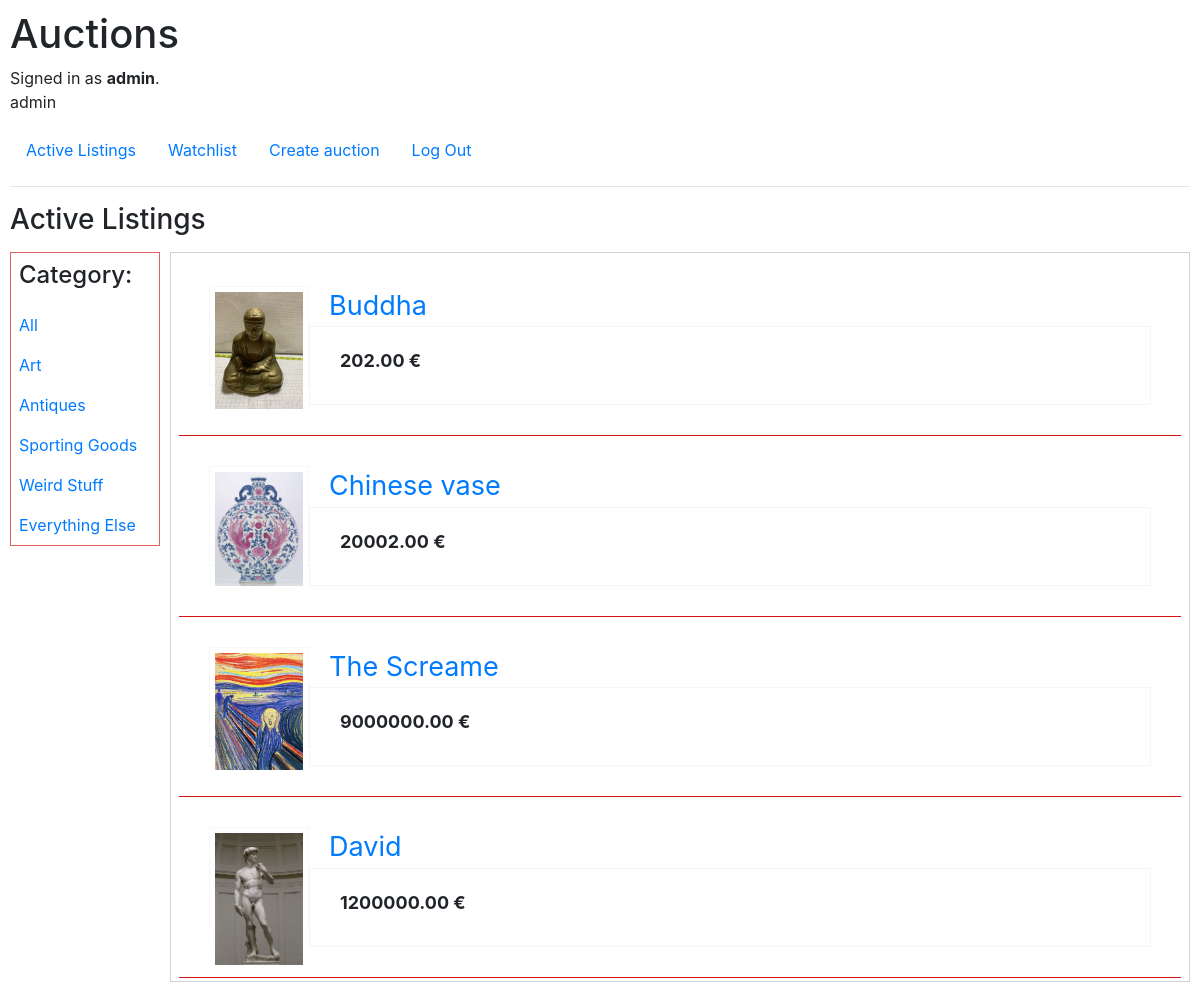
Page /1 (signed in) on the committed database.
### auctions/models.py (models this page shows, shortened)
class User(AbstractUser):
    pass

class Category(models.Model):
    category = models.CharField(max_length=100, blank=True)

class Lot(models.Model):
    title = models.CharField(max_length=180)
    photo = models.ImageField(upload_to='images', blank=True, null=True)
    categories = models.ManyToManyField(Category, blank=True, related_name='category_lot')
    owner_name = models.ForeignKey(User, on_delete=models.CASCADE)
    description = models.CharField(max_length=200, blank=True)
    starting_price = models.DecimalField(max_digits=10, decimal_places=2)

### auctions/views.py (the view)
# urls.py: path("<int:category_id>", views.lot_category, name="lot_category"),
def lot_category(request, category_id):
    item_category = Category.objects.get(pk=category_id)
    lot_categories = item_category.category_lot.all()
    category = Category.objects.all()
    return render(request, "auctions/lot_of_category.html", {
        "lot_categories": lot_categories,
        "categories": category,
    })

### auctions/templates/auctions/lot_of_category.html
{% extends "auctions/layout_auction.html" %}
{% block listing %}
      <div class="body-text">
         {% for item in lot_categories %}
            <div class="activ_list">
               <a href="{% url 'lot' item.id %}" >
                  <div class="img">
                     <img src="media/{{ item.photo}}" style="max-width: 100%; height: auto;"></img>
                  </div>
               </a>
               <a href="{% url 'lot' item.id %}">
                  <div class="title">{{ item.title }}</div>
               </a>
               <div class="price"><strong>{{ item.starting_price }} &#8364</strong></div>
            </div>
         {% endfor %}
      </div>
{% endblock %}

### auctions/templates/auctions/layout_auction.html
{% extends "auctions/layout.html" %}
{% block body %}
<h3 style="margin-bottom: 15px">Active Listings</h3>
<div>
   <div class="sidebar">
      <div>
         <h4>Category:</h4>
      </div>
      <div>
         <a href="{% url 'index' %} ">All</a>
      </div>
      {% for category in categories %}
      <div>
         <a href="{% url 'lot_category' category.id %}">{{ category.category }}</a>
      </div>
      {% endfor %}
   </div>
   {% block listing %}
   {% endblock %}
</div>
{% endblock %}

### auctions/templates/auctions/layout.html (shortened to what this page needs)
{% load static %}
<!DOCTYPE html>
<html lang="en">
<head>
    <link rel="stylesheet" href="https://stackpath.bootstrapcdn.com/bootstrap/4.4.1/css/bootstrap.min.css"
>
    <link href="{% static 'auctions/styles.css' %}" rel="stylesheet">
</head>
<body>
    <h1>Auctions</h1>
    <div>
        {% if user.is_authenticated %}
        Signed in as <strong>{{ user.username }}</strong>.
        <p>{{ user }}</p>
        {% else %}
        Незареєстрований відвідувач.
        {% endif %}
    </div>
    <ul class="nav">
        <li class="nav-item">
            <a class="nav-link" href="{% url 'index' %}">Active Listings</a>
        </li>
        {% if user.is_authenticated %}
        <li class="nav-item">
            <a class="nav-link" href="{% url 'watch_list' user.id %}">Watchlist</a>
        </li>
        <li class="nav-item">
            <a class="nav-link" href="{% url 'create_auction' user.id %}">Create auction</a>
        </li>
        <li class="nav-item">
            <a class="nav-link" href="{% url 'logout' %}">Log Out</a>
        </li>
        {% endif %}
    </ul>
    <hr>
    {% block body %}
    {% endblock %}
</body>
</html>

### auctions/static/auctions/styles.css (style rules this page uses)
body { padding: 10px; }
.sidebar { height: 100%; width: 150px; position: relative; top: 5; left: 0; padding-top: 0px; background-color: white; border: 1px solid rgb(228, 98, 98); float: left; margin-top: 0px; }
.sidebar div { padding: 8px; font-size: 16px; display: block; }
.body-text { border: 1px solid rgb(211, 211, 211); margin-left: 160px; font-size: 18px; padding: 3px; }
.activ_list { border-bottom: 1px solid rgb(212, 18, 18); padding: 30px; min-height: 150px; margin: 0 5px 0px 5px; }
.img { width: 100px; height: 100px; float: left; border: 1px solid rgb(248, 247, 247); padding: 5px; }
.price { padding: 20px 20px 20px 30px; padding-bottom: 30px; border: 1px solid rgb(247, 244, 244); margin-left: 100px; }
.title { margin-left: 120px; font-size: 150%; }

### rows in the picture
User: username "admin"
Category: category "Art"
Category: category "Antiques"
Category: category "Sporting Goods"
Category: category "Weird Stuff"
Category: category "Everything Else"
Lot: photo (picture), title "Buddha", starting_price "202.00"
Lot: photo (picture), title "Chinese vase", starting_price "20002.00"
Lot: photo (picture), title "The Screame", starting_price "9000000.00"
Lot: photo (picture), title "David", starting_price "1200000.00"
